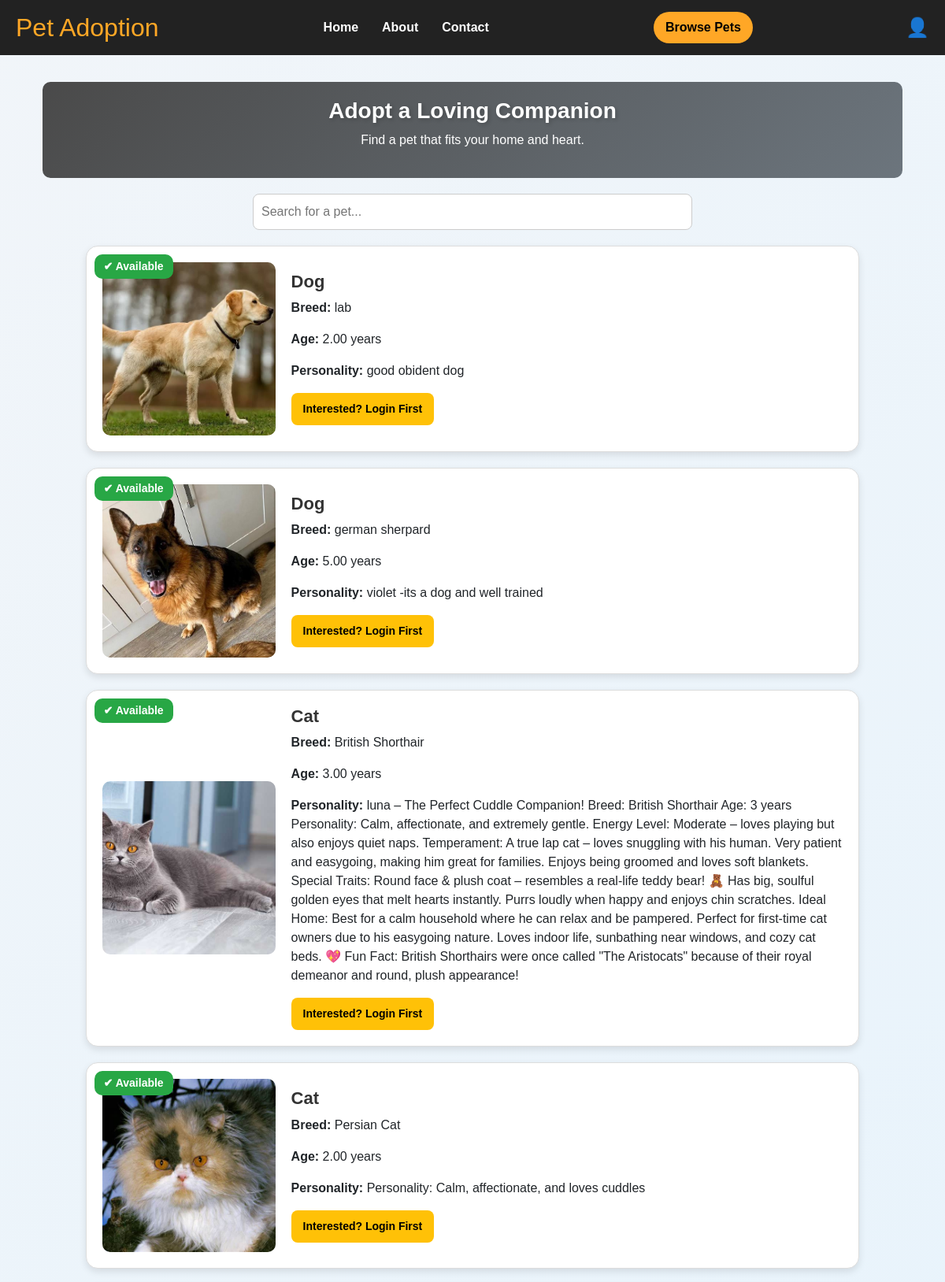
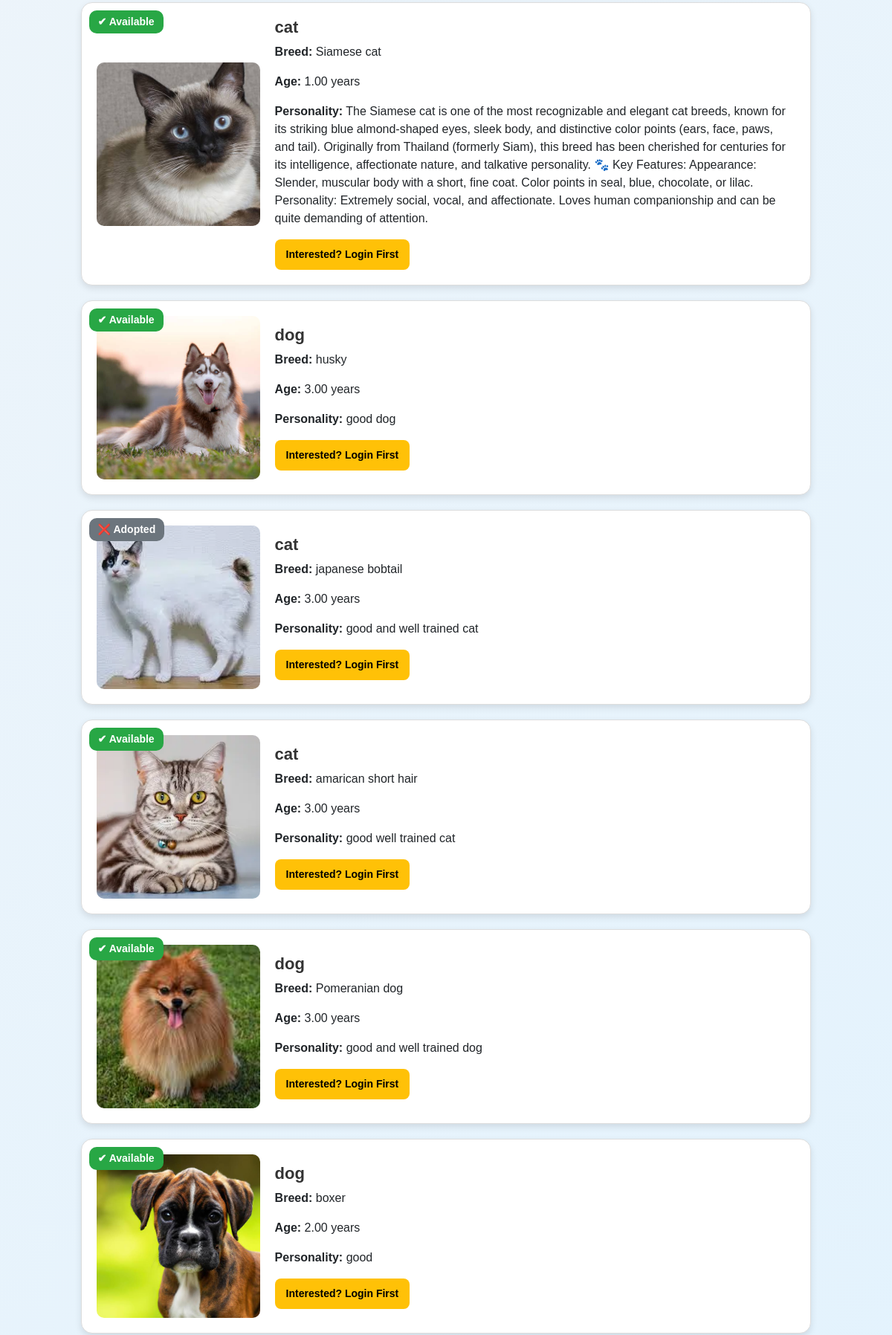
/pets/ (upper part), run on the app's committed database (2 pictures, top to bottom).
### new_pets/models.py (models this page shows, shortened)
class Pet(models.Model):
    animal = models.CharField(max_length=50)  # ✅ Changed from "name" to "animal"
    breed = models.CharField(max_length=100)
    age = models.DecimalField(max_digits=4, decimal_places=2)  # ✅ Allows decimal ages
    image = models.ImageField(upload_to='pet_images/', null=True, blank=True)  # ✅ Allows optional image
    description = models.TextField()
    adoption_status = models.CharField(
        max_length=20, choices=[('Available', 'Available'), ('Adopted', 'Adopted')], default='Available'
    )
    seller = models.ForeignKey(SellerProfile, on_delete=models.CASCADE, null=True, blank=True, related_name="pets")  # ✅ Links to SellerProfile
    interested_buyers = models.ManyToManyField(CustomUser, blank=True, related_name="interested_pets")  # ✅ Track interested buyers

### new_pets/views.py (the view)
# urls.py: path('pets/', pet_list, name='pet_list'),  # Pet listing page
def pet_list(request):
    pets = Pet.objects.select_related("seller", "seller__user")
    buyer_profile = None
    if request.user.is_authenticated and request.user.role == "buyer":
        try:
            buyer_profile = BuyerProfile.objects.get(user=request.user)
        except BuyerProfile.DoesNotExist:
            buyer_profile = None
    for pet in pets:
        pet.seller_address = pet.seller.store_location if pet.seller and pet.seller.store_location else "Address not provided"
    return render(request, "new_pets/pet_list.html", {"pets": pets, "buyer_profile": buyer_profile})

### new_pets/templates/new_pets/pet_list.html (shortened to what this page needs)
{% extends 'new_pets/base.html' %}
{% block content %}
<link rel="stylesheet" href="https://cdn.jsdelivr.net/npm/bootstrap@5.3.0/dist/css/bootstrap.min.css">
<div class="container mt-4">
    <div class="header-container">
        <h2>Adopt a Loving Companion</h2>
        <p>Find a pet that fits your home and heart.</p>
    </div>
</div>
<div class="filter-container">
    <input type="text" class="search-bar" id="searchInput" placeholder="Search for a pet...">
</div>
<div class="container">
    <div class="pet-container" id="petGrid">
        {% for pet in pets %}
        <div class="pet-box" data-name="{{ pet.name|lower }}" data-breed="{{ pet.breed|lower }}" data-status="{{ pet.adoption_status|lower }}">
            <span class="status-badge {% if pet.adoption_status == 'Available' %}available{% else %}adopted{% endif %}">
                {% if pet.adoption_status == "Available" %}✔ Available{% else %}❌ Adopted{% endif %}
            </span>
            <img src="{{ pet.image.url }}" class="pet-image" alt="{{ pet.animal }}">
            <div class="pet-details">
                <h3>{{ pet.animal }}</h3>
                <p><strong>Breed:</strong> {{ pet.breed }}</p>
                <p><strong>Age:</strong> {{ pet.age }} years</p>
                <p><strong>Personality:</strong> {{ pet.description }}</p>
                <div class="btn-container">
                    {% if user.is_authenticated %}
                        <form method="POST" action="{% url 'express_interest' pet.id %}" onsubmit="return showSellerDetails('{{ pet.id }}')">
                            {% csrf_token %}
                            <button type="submit" class="btn btn-success">Interested</button>
                        </form>
                        <div id="seller-{{ pet.id }}" class="details-dropdown" style="display: none;">
                            <p><strong>Seller:</strong> {{ pet.seller.user.full_name }}</p>
                            <p><strong>Phone:</strong> 📞 {{ pet.seller.user.phone_number }}</p>
                            <p><strong>Email:</strong> 📩 {{ pet.seller.user.email }}</p>
                            <p><strong>Address:</strong> 🏠 {{ pet.seller.store_location }}</p>
                        </div>
                    {% else %}
                        <button class="btn btn-warning" onclick="window.location.href='{% url 'login' %}'">Interested? Login First</button>
                    {% endif %}
                </div>
            </div>
        </div>
        {% empty %}
        <p class="empty-state">No pets available at the moment. Check back soon!</p>
        {% endfor %}
    </div>
</div>
{% endblock %}

### new_pets/static/new_pets/style.css (style rules this page uses)
body { background: url('https://source.unsplash.com/1600x900/?night,sky') no-repeat center center fixed; background-size: cover; font-family: Arial, sans-serif; color: white; margin: 0; padding-top: 80px; }

### new_pets/templates/new_pets/pet_list.html (style rules this page uses)
body { background: linear-gradient(135deg, #f1f5f9, #e0f2fe); font-family: 'Poppins', sans-serif; }
.header-container { background: linear-gradient(135deg, #4a4a4a, #6c757d); color: white; text-align: center; padding: 20px; border-radius: 10px; margin-bottom: 20px; }
.header-container h2 { font-size: 28px; font-weight: bold; text-shadow: 2px 2px 5px rgba(0,0,0,0.2); }
.filter-container { text-align: center; margin-bottom: 20px; }
.search-bar { width: 50%; margin: auto; padding: 10px; border: 1px solid #ccc; border-radius: 8px; font-size: 16px; background: #ffffff; }
.pet-container { display: flex; flex-direction: column; align-items: center; gap: 20px; width: 90%; max-width: 1000px; margin: auto; }
.pet-box { display: flex; align-items: center; width: 100%; border: 1px solid #ddd; border-radius: 15px; padding: 20px; background: #ffffff; box-shadow: 0px 4px 10px rgba(0, 0, 0, 0.1); transition: transform 0.3s ease-in-out; position: relative; }
.pet-image { width: 220px; height: 220px; object-fit: cover; border-radius: 10px; margin-right: 20px; }
.pet-details { flex-grow: 1; }
.pet-details h3 { color: #333; font-size: 22px; font-weight: bold; }
.status-badge { position: absolute; top: 10px; left: 10px; padding: 5px 12px; border-radius: 10px; font-size: 14px; color: white; font-weight: bold; }
.available { background-color: #28a745; }
.adopted { background-color: #6c757d; }
.btn-container { display: flex; gap: 10px; }
.btn-primary, .btn-success, .btn-warning { border-radius: 8px; font-size: 14px; font-weight: bold; transition: 0.3s; padding: 10px 15px; }
.btn-warning { background: #ffc107; border: none; color: black; }

### data on the page
Pet: adoption_status "✔ Available", image (picture), animal "Dog", breed "lab", age "2.00", description "good obident dog"
Pet: adoption_status "✔ Available", image (picture), animal "Dog", breed "german sherpard", age "5.00", description "violet -its a dog and well trained"
Pet: adoption_status "✔ Available", image (picture), animal "Cat", breed "British Shorthair", age "3.00", description "luna – The Perfect Cuddle Companion! Breed: British Shorthair Age: 3 years Personality: Calm, affectionate, and extremely gentle. Energy Level: Moderate – loves playing but also enjoys quiet naps. Temperament: A true lap cat – loves snuggling with his human. Very patient and easygoing, making him great for families. Enjoys being groomed and loves soft blankets. Special Traits: Round face & plush coat – resembles a real-life teddy bear! 🧸 Has big, soulful golden eyes that melt hearts instantly. Purrs loudly when happy and enjoys chin scratches. Ideal Home: Best for a calm household where he can relax and be pampered. Perfect for first-time cat owners due to his easygoing nature. Loves indoor…"
Pet: adoption_status "✔ Available", image (picture), animal "Cat", breed "Persian Cat", age "2.00", description "Personality: Calm, affectionate, and loves cuddles"
Pet: adoption_status "✔ Available", image (picture), animal "cat", breed "Siamese cat", age "1.00", description "The Siamese cat is one of the most recognizable and elegant cat breeds, known for its striking blue almond-shaped eyes, sleek body, and distinctive color points (ears, face, paws, and tail). Originally from Thailand (formerly Siam), this breed has been cherished for centuries for its intelligence, affectionate nature, and talkative personality. 🐾 Key Features: Appearance: Slender, muscular body with a short, fine coat. Color points in seal, blue, chocolate, or lilac. Personality: Extremely social, vocal, and affectionate. Loves human companionship and can be quite demanding of attention."
Pet: adoption_status "✔ Available", image (picture), animal "dog", breed "husky", age "3.00", description "good dog"
Pet: adoption_status "❌ Adopted", image (picture), animal "cat", breed "japanese bobtail", age "3.00", description "good and well trained cat"
Pet: adoption_status "✔ Available", image (picture), animal "cat", breed "amarican short hair", age "3.00", description "good well trained cat"
Pet: adoption_status "✔ Available", image (picture), animal "dog", breed "Pomeranian dog", age "3.00", description "good and well trained dog"
Pet: adoption_status "✔ Available", image (picture), animal "dog", breed "boxer", age "2.00", description "good"
